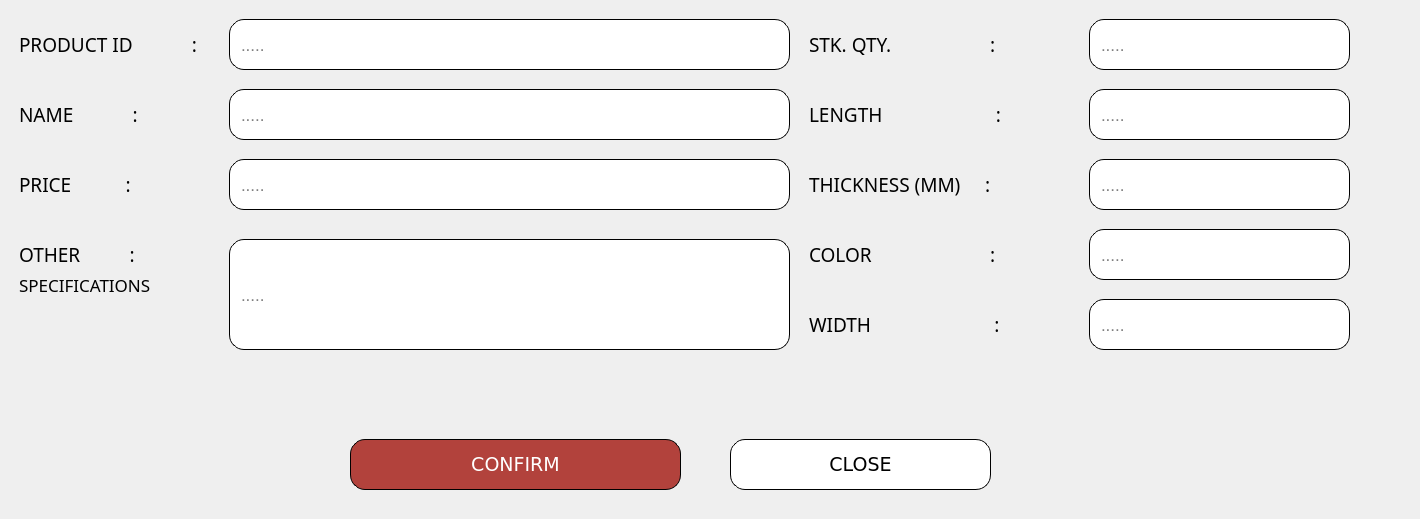
       <widget class="QWidget" name="ADD_ROOF">
        <widget class="QFrame" name="frame_33">
         <property name="geometry">
          <rect>
           <x>-10</x>
           <y>419</y>
           <width>1331</width>
           <height>91</height>
          </rect>
         </property>
         <property name="styleSheet">
          <string notr="true">    background-color: transparent;
</string>
         </property>
         <property name="frameShape">
          <enum>QFrame::StyledPanel</enum>
         </property>
         <property name="frameShadow">
          <enum>QFrame::Raised</enum>
         </property>
         <widget class="QPushButton" name="pushButton_Confirm_ROOFadd">
          <property name="geometry">
           <rect>
            <x>360</x>
            <y>20</y>
            <width>331</width>
            <height>51</height>
           </rect>
          </property>
          <property name="font">
           <font>
            <family>Verdana</family>
            <pointsize>14</pointsize>
           </font>
          </property>
          <property name="styleSheet">
           <string notr="true">    background-color: #b2423c;
    color: white;
    border-radius: 15px;
border: 1px solid #000000; 
    padding: 9px;
font-family: &quot;Verdana&quot;, sans-serif; 
text-align: center;</string>
          </property>
          <property name="text">
           <string>CONFIRM</string>
          </property>
         </widget>
         <widget class="QPushButton" name="pushButton_Close_ROOFadd">
          <property name="geometry">
           <rect>
            <x>740</x>
            <y>20</y>
            <width>261</width>
            <height>51</height>
           </rect>
          </property>
          <property name="font">
           <font>
            <family>Verdana</family>
            <pointsize>14</pointsize>
           </font>
          </property>
          <property name="styleSheet">
           <string notr="true">
/* Default Inactive Button */
QPushButton {
    background-color: #ffffff;
    color: black;
    border-radius: 15px;
border: 1px solid #000000; 
    padding: 9px;
font-family: &quot;Verdana&quot;, sans-serif; 
text-align: center;
}

/* Hover Effect on Inactive Buttons */
QPushButton:hover {
    background-color: #a6a6a6;
    color: white;
}

/* Active Button (Current Page) */
QPushButton#activeButton {
    background-color: #a6a6a6;
    color: white;
}
</string>
          </property>
          <property name="text">
           <string>CLOSE</string>
          </property>
         </widget>
        </widget>
        <widget class="QFrame" name="frame_addroof_3">
         <property name="geometry">
          <rect>
           <x>-11</x>
           <y>9</y>
           <width>1411</width>
           <height>411</height>
          </rect>
         </property>
         <property name="styleSheet">
          <string notr="true">    background-color: transparent;
</string>
         </property>
         <property name="frameShape">
          <enum>QFrame::StyledPanel</enum>
         </property>
         <property name="frameShadow">
          <enum>QFrame::Raised</enum>
         </property>
         <widget class="QLabel" name="label_73">
          <property name="geometry">
           <rect>
            <x>30</x>
            <y>10</y>
            <width>241</width>
            <height>51</height>
           </rect>
          </property>
          <property name="font">
           <font>
            <family>Poppins Medium</family>
            <pointsize>14</pointsize>
            <weight>50</weight>
            <bold>false</bold>
           </font>
          </property>
          <property name="styleSheet">
           <string notr="true">    background-color: transparent;
</string>
          </property>
          <property name="text">
           <string>PRODUCT ID            :</string>
          </property>
         </widget>
         <widget class="QLabel" name="label_74">
          <property name="geometry">
           <rect>
            <x>30</x>
            <y>140</y>
            <width>171</width>
            <height>71</height>
           </rect>
          </property>
          <property name="font">
           <font>
            <family>Poppins Medium</family>
            <pointsize>14</pointsize>
            <weight>50</weight>
            <bold>false</bold>
           </font>
          </property>
          <property name="styleSheet">
           <string notr="true">    background-color: transparent;
</string>
          </property>
          <property name="text">
           <string>PRICE           :</string>
          </property>
         </widget>
         <widget class="QLabel" name="label_75">
          <property name="geometry">
           <rect>
            <x>30</x>
            <y>60</y>
            <width>171</width>
            <height>91</height>
           </rect>
          </property>
          <property name="font">
           <font>
            <family>Poppins Medium</family>
            <pointsize>14</pointsize>
            <weight>50</weight>
            <bold>false</bold>
           </font>
          </property>
          <property name="styleSheet">
           <string notr="true">    background-color: transparent;
</string>
          </property>
          <property name="text">
           <string>NAME            :</string>
          </property>
         </widget>
         <widget class="QLineEdit" name="lineEdit_AddROOF_prodID">
          <property name="geometry">
           <rect>
            <x>240</x>
            <y>10</y>
            <width>561</width>
            <height>51</height>
           </rect>
          </property>
          <property name="font">
           <font>
            <pointsize>13</pointsize>
           </font>
          </property>
          <property name="styleSheet">
           <string notr="true">    background-color: #ffffff;
    color: black;
    border-radius: 15px;
border: 1px solid #000000; 
    padding: 9px;
</string>
          </property>
          <property name="placeholderText">
           <string>.....</string>
          </property>
         </widget>
         <widget class="QLineEdit" name="lineEdit_AddROOF_Width">
          <property name="geometry">
           <rect>
            <x>1100</x>
            <y>290</y>
            <width>261</width>
            <height>51</height>
           </rect>
          </property>
          <property name="font">
           <font>
            <pointsize>13</pointsize>
           </font>
          </property>
          <property name="styleSheet">
           <string notr="true">    background-color: #ffffff;
    color: black;
    border-radius: 15px;
border: 1px solid #000000; 
    padding: 9px;
</string>
          </property>
          <property name="placeholderText">
           <string>.....</string>
          </property>
         </widget>
         <widget class="QLabel" name="label_230">
          <property name="geometry">
           <rect>
            <x>820</x>
            <y>-50</y>
            <width>271</width>
            <height>171</height>
           </rect>
          </property>
          <property name="font">
           <font>
            <family>Poppins Medium</family>
            <pointsize>14</pointsize>
            <weight>50</weight>
            <bold>false</bold>
           </font>
          </property>
          <property name="styleSheet">
           <string notr="true">    background-color: transparent;
</string>
          </property>
          <property name="text">
           <string>STK. QTY.                    :</string>
          </property>
         </widget>
         <widget class="QLineEdit" name="lineEdit_AddROOF_Qty">
          <property name="geometry">
           <rect>
            <x>1100</x>
            <y>10</y>
            <width>261</width>
            <height>51</height>
           </rect>
          </property>
          <property name="font">
           <font>
            <pointsize>13</pointsize>
           </font>
          </property>
          <property name="styleSheet">
           <string notr="true">    background-color: #ffffff;
    color: black;
    border-radius: 15px;
border: 1px solid #000000; 
    padding: 9px;
</string>
          </property>
          <property name="placeholderText">
           <string>.....</string>
          </property>
         </widget>
         <widget class="QLabel" name="label_231">
          <property name="geometry">
           <rect>
            <x>820</x>
            <y>270</y>
            <width>261</width>
            <height>91</height>
           </rect>
          </property>
          <property name="font">
           <font>
            <family>Poppins Medium</family>
            <pointsize>14</pointsize>
            <weight>50</weight>
            <bold>false</bold>
           </font>
          </property>
          <property name="styleSheet">
           <string notr="true">    background-color: transparent;
</string>
          </property>
          <property name="text">
           <string>WIDTH                         :</string>
          </property>
         </widget>
         <widget class="QLabel" name="label_76">
          <property name="geometry">
           <rect>
            <x>820</x>
            <y>200</y>
            <width>271</width>
            <height>91</height>
           </rect>
          </property>
          <property name="font">
           <font>
            <family>Poppins Medium</family>
            <pointsize>14</pointsize>
            <weight>50</weight>
            <bold>false</bold>
           </font>
          </property>
          <property name="styleSheet">
           <string notr="true">    background-color: transparent;
</string>
          </property>
          <property name="text">
           <string>COLOR                        :</string>
          </property>
         </widget>
         <widget class="QLineEdit" name="lineEdit_AddROOF_Color">
          <property name="geometry">
           <rect>
            <x>1100</x>
            <y>220</y>
            <width>261</width>
            <height>51</height>
           </rect>
          </property>
          <property name="font">
           <font>
            <pointsize>13</pointsize>
           </font>
          </property>
          <property name="styleSheet">
           <string notr="true">    background-color: #ffffff;
    color: black;
    border-radius: 15px;
border: 1px solid #000000; 
    padding: 9px;
</string>
          </property>
          <property name="placeholderText">
           <string>.....</string>
          </property>
         </widget>
         <widget class="QLabel" name="label_81">
          <property name="geometry">
           <rect>
            <x>820</x>
            <y>50</y>
            <width>261</width>
            <height>111</height>
           </rect>
          </property>
          <property name="font">
           <font>
            <family>Poppins Medium</family>
            <pointsize>14</pointsize>
            <weight>50</weight>
            <bold>false</bold>
           </font>
          </property>
          <property name="styleSheet">
           <string notr="true">    background-color: transparent;
</string>
          </property>
          <property name="text">
           <string>LENGTH                       :</string>
          </property>
         </widget>
         <widget class="QLineEdit" name="lineEdit_AddROOF_Length">
          <property name="geometry">
           <rect>
            <x>1100</x>
            <y>80</y>
            <width>261</width>
            <height>51</height>
           </rect>
          </property>
          <property name="font">
           <font>
            <pointsize>13</pointsize>
           </font>
          </property>
          <property name="styleSheet">
           <string notr="true">    background-color: #ffffff;
    color: black;
    border-radius: 15px;
border: 1px solid #000000; 
    padding: 9px;
</string>
          </property>
          <property name="placeholderText">
           <string>.....</string>
          </property>
         </widget>
         <widget class="QLabel" name="label_82">
          <property name="geometry">
           <rect>
            <x>30</x>
            <y>170</y>
            <width>181</width>
            <height>151</height>
           </rect>
          </property>
          <property name="font">
           <font>
            <family>Poppins Medium</family>
            <pointsize>14</pointsize>
            <weight>50</weight>
            <bold>false</bold>
           </font>
          </property>
          <property name="styleSheet">
           <string notr="true">    background-color: transparent;
</string>
          </property>
          <property name="text">
           <string>OTHER          :</string>
          </property>
         </widget>
         <widget class="QLineEdit" name="lineEdit_AddROOF_Price">
          <property name="geometry">
           <rect>
            <x>240</x>
            <y>150</y>
            <width>561</width>
            <height>51</height>
           </rect>
          </property>
          <property name="font">
           <font>
            <pointsize>13</pointsize>
           </font>
          </property>
          <property name="styleSheet">
           <string notr="true">    background-color: #ffffff;
    color: black;
    border-radius: 15px;
border: 1px solid #000000; 
    padding: 9px;
</string>
          </property>
          <property name="placeholderText">
           <string>.....</string>
          </property>
         </widget>
         <widget class="QLineEdit" name="lineEdit_AddROOF_OtherSpecifications">
          <property name="geometry">
           <rect>
            <x>240</x>
            <y>230</y>
            <width>561</width>
            <height>111</height>
           </rect>
          </property>
          <property name="font">
           <font>
            <pointsize>13</pointsize>
           </font>
          </property>
          <property name="styleSheet">
           <string notr="true">    background-color: #ffffff;
    color: black;
    border-radius: 15px;
border: 1px solid #000000; 
    padding: 9px;
</string>
          </property>
          <property name="placeholderText">
           <string>.....</string>
          </property>
         </widget>
         <widget class="QLabel" name="label_232">
          <property name="geometry">
           <rect>
            <x>820</x>
            <y>130</y>
            <width>271</width>
            <height>91</height>
           </rect>
          </property>
          <property name="font">
           <font>
            <family>Poppins Medium</family>
            <pointsize>14</pointsize>
            <weight>50</weight>
            <bold>false</bold>
           </font>
          </property>
          <property name="styleSheet">
           <string notr="true">    background-color: transparent;
</string>
          </property>
          <property name="text">
           <string>THICKNESS (MM)     :</string>
          </property>
         </widget>
         <widget class="QLineEdit" name="lineEdit_AddROOF_Thickness">
          <property name="geometry">
           <rect>
            <x>1100</x>
            <y>150</y>
            <width>261</width>
            <height>51</height>
           </rect>
          </property>
          <property name="font">
           <font>
            <pointsize>13</pointsize>
           </font>
          </property>
          <property name="styleSheet">
           <string notr="true">    background-color: #ffffff;
    color: black;
    border-radius: 15px;
border: 1px solid #000000; 
    padding: 9px;
</string>
          </property>
          <property name="placeholderText">
           <string>.....</string>
          </property>
         </widget>
         <widget class="QLabel" name="label_83">
          <property name="geometry">
           <rect>
            <x>30</x>
            <y>250</y>
            <width>211</width>
            <height>51</height>
           </rect>
          </property>
          <property name="font">
           <font>
            <family>Poppins Medium</family>
            <pointsize>13</pointsize>
            <weight>50</weight>
            <bold>false</bold>
           </font>
          </property>
          <property name="styleSheet">
           <string notr="true">    background-color: transparent;
</string>
          </property>
          <property name="text">
           <string>SPECIFICATIONS</string>
          </property>
         </widget>
         <widget class="QLineEdit" name="lineEdit_AddROOF_Name">
          <property name="geometry">
           <rect>
            <x>240</x>
            <y>80</y>
            <width>561</width>
            <height>51</height>
           </rect>
          </property>
          <property name="font">
           <font>
            <pointsize>13</pointsize>
           </font>
          </property>
          <property name="styleSheet">
           <string notr="true">    background-color: #ffffff;
    color: black;
    border-radius: 15px;
border: 1px solid #000000; 
    padding: 9px;
</string>
          </property>
          <property name="placeholderText">
           <string>.....</string>
          </property>
         </widget>
        </widget>
       </widget>
